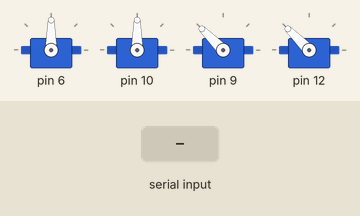
This sketch was run on a simulated Arduino Uno, built with avr-gcc and run on an emulated ATmega328P. On the bench: 4 × servo. The test bench sets the inputs (shaded band). What the sketch prints to the serial monitor is not drawn.

Above: at 1.2 s.
1.3 s: "90,45,200]" received over Serial
2.8 s: "30,150,10]" received over Serial
4.3 s: "90]" received over Serial
Timing chart, 0 to 7.3 s (numbered marks = the images above; inputs shaded):
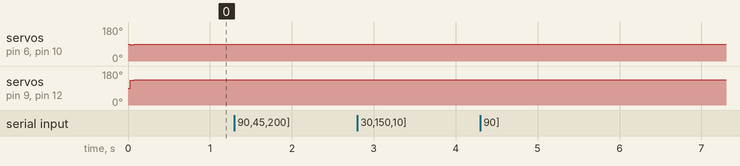

Measured:
- after the input at 1.3 s, every drawn part: stays the same
- after the input at 2.8 s, every drawn part: stays the same
- after the input at 4.3 s, every drawn part: stays the same

The sketch:

ServoArmX4.ino
```cpp
#include <Servo.h>
#include <MsTimer2.h>

Servo axis[4];

struct {
  int now;
  int dst;
} servo[4] = {{85, 90},{85, 90},{130, 135},{130, 135},};

int intv = 0;
bool bSend = false;

void ServoControl(void)
{
  for(int i=0; i<4; i++) {
    if(servo[i].dst < servo[i].now)
      axis[i].write(--servo[i].now);
    else if(servo[i].dst > servo[i].now)
      axis[i].write(++servo[i].now);
  }

  if(++intv == 4) {
    bSend = true;
    intv = 0;
  }
}

void setup()
{
  Serial.begin(57600);

  axis[0].attach(6);
  axis[1].attach(10);
  axis[2].attach(9);
  axis[3].attach(12);

  Serial.write("ROBOT ARM F/W ver. 0.1\n\n");

  MsTimer2::set(25, ServoControl);
  MsTimer2::start();
}


void loop()
{
  if(Serial.available()) {
    char buf[64] = {0};
    int len = Serial.readBytesUntil(']', buf, 64);

    if(buf[0] == '[' && buf[1] == 'I') {
      int id, pos, spd;
      char *p;

      p = strtok(&buf[1], ",");
      if(p && *p == 'I') id = atoi(p+1);
      p = strtok(NULL, ",");
      if(p && *p == 'P') pos = atoi(p+1);
      p = strtok(NULL, ",");
      if(p && *p == 'S') spd = atoi(p+1);

      servo[id].dst = pos;
    }
  }

  if(bSend == true) {
     char buf[20] = {0};
     sprintf(buf, "[%d,%d,%d]", servo[0].now, servo[1].now, servo[2].now);
     Serial.write(buf);
     bSend = false;
  }
}
```
